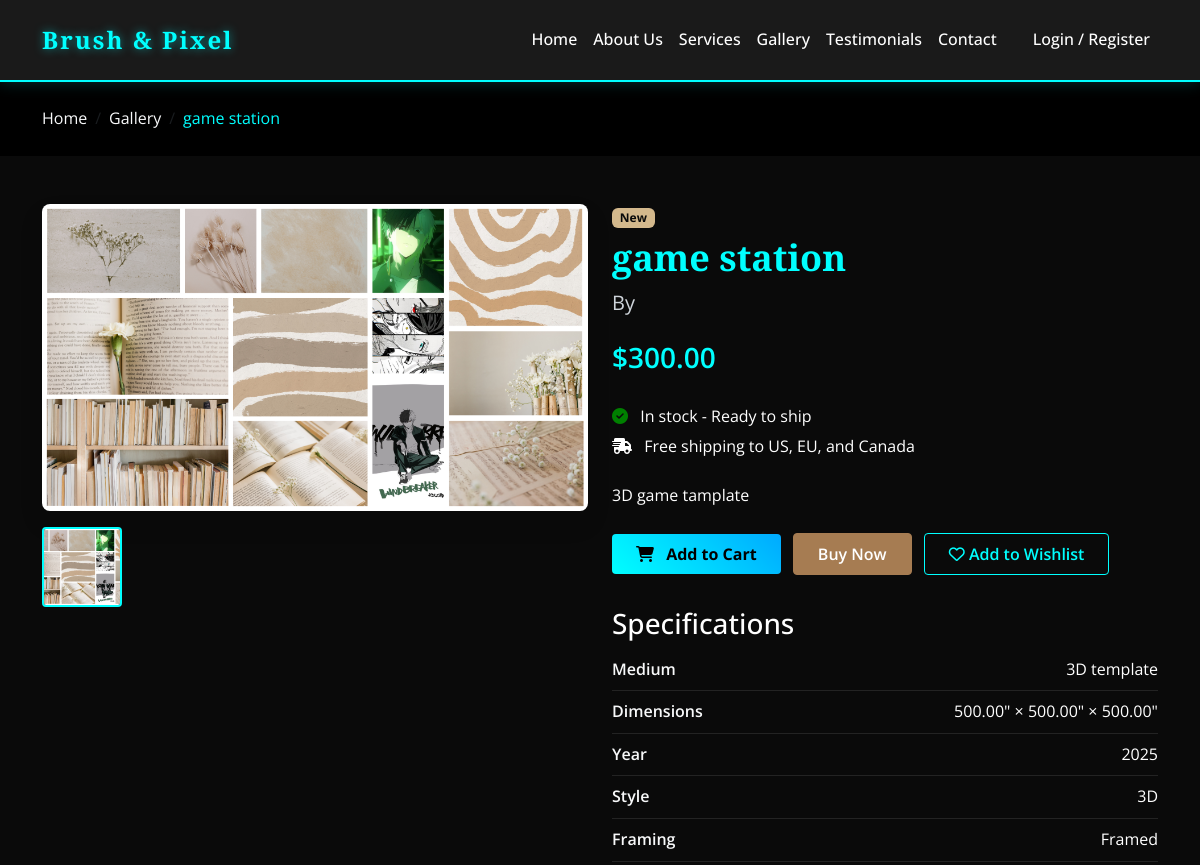
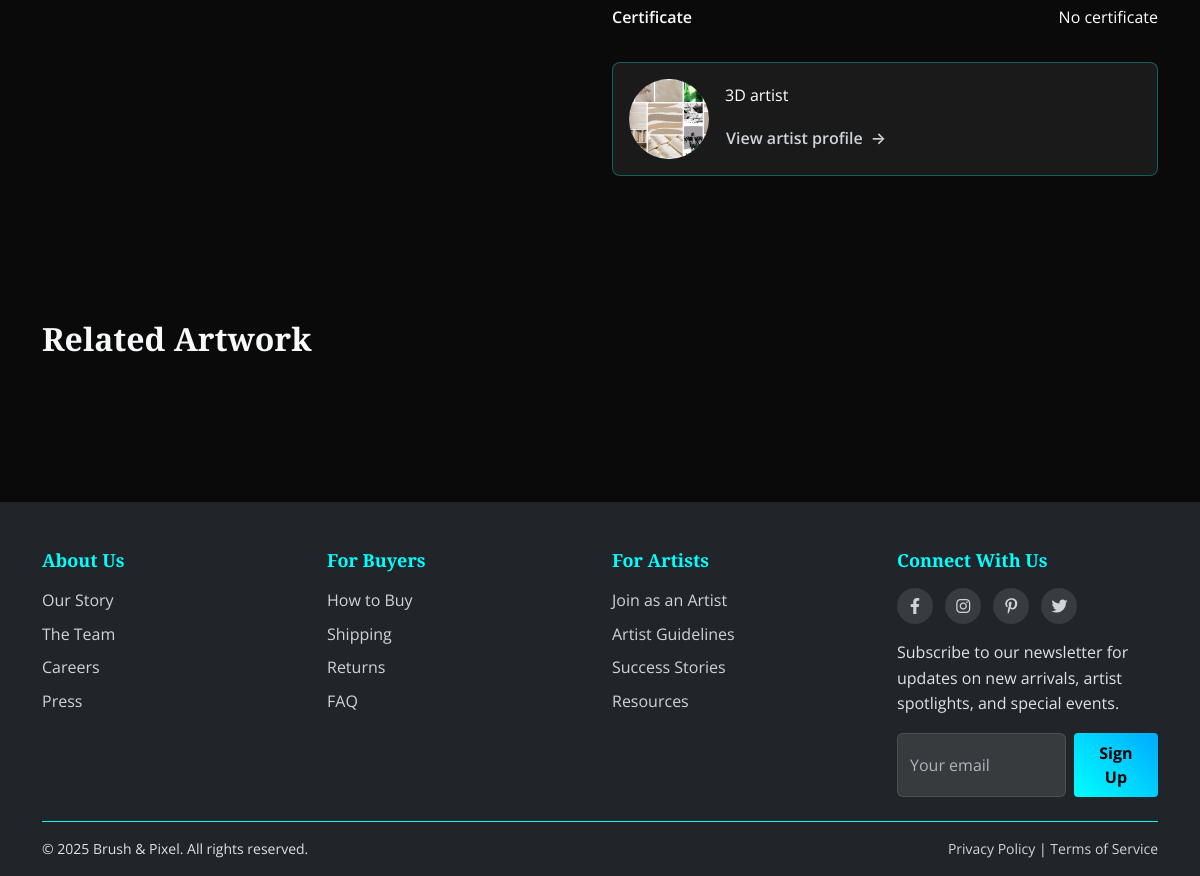
/listings/artwork/game-station/, run on an earlier commit of the app's database (2 pictures, top to bottom).
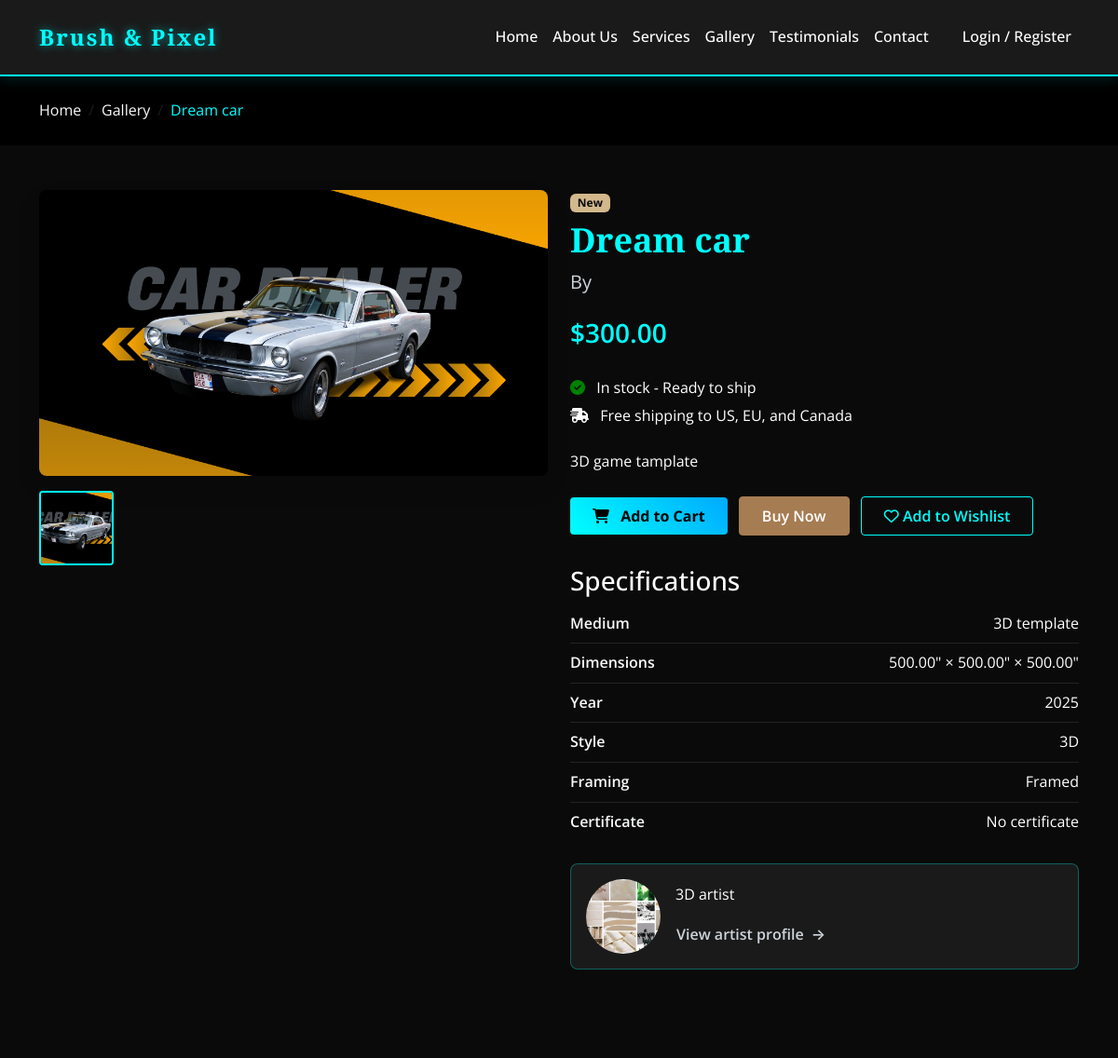
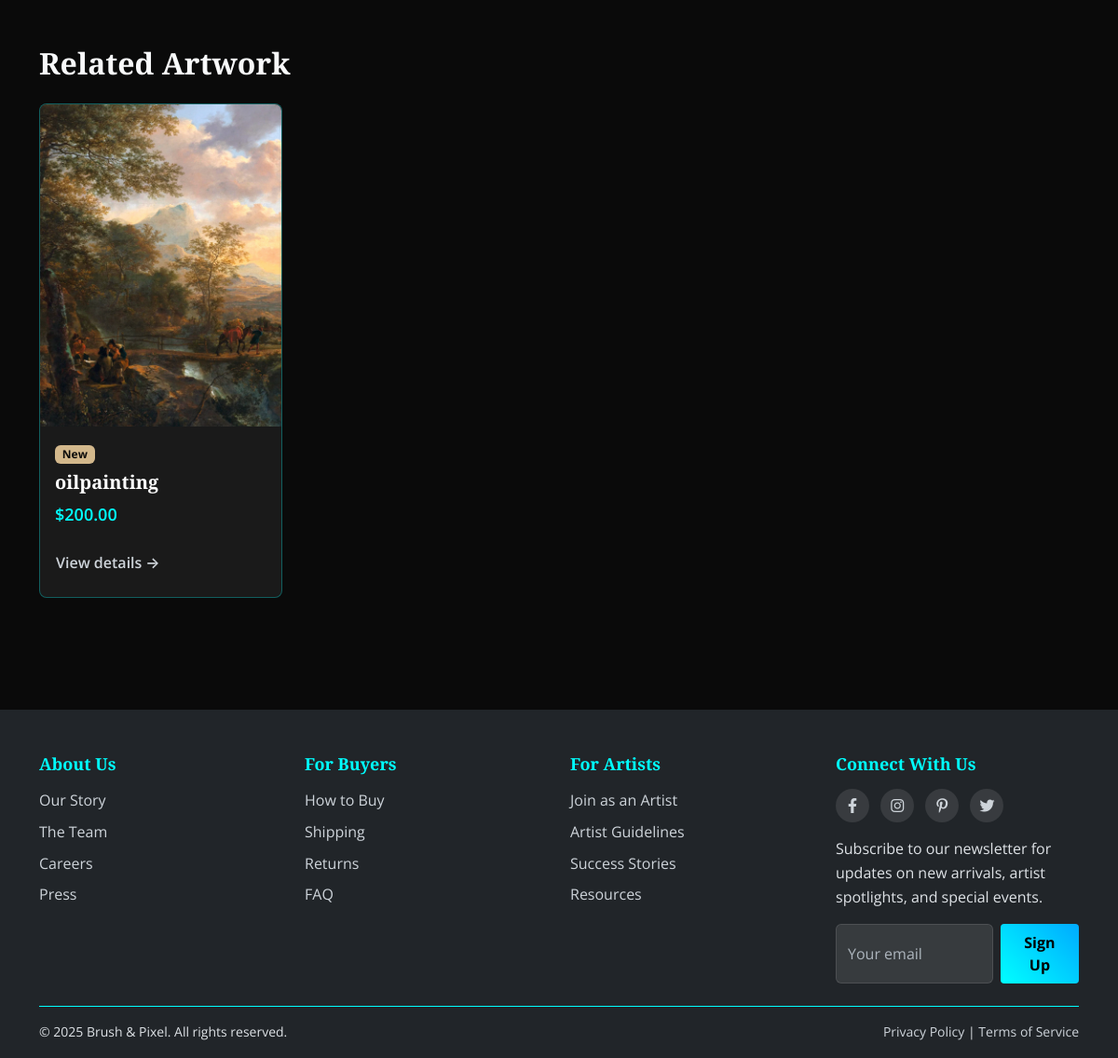
And on a later commit of the database (2 pictures, top to bottom).
### listings/models.py (models this page shows, shortened)
class Artwork(models.Model):
    MEDIUM_CHOICES = [
        ('3D', '3D template'),
        ('oil', 'Oil on Canvas'),
        ('acrylic', 'Acrylic'),
        ('watercolor', 'Watercolor'),
        ('digital', 'Digital Art'),
        ('photography', 'Photography'),
        ('mixed', 'Mixed Media'),
        ('sculpture', 'Sculpture'),
        ('other', 'Other'),
    ]
    STATUS_CHOICES = [
        ('available', 'Available'),
        ('sold', 'Sold'),
        ('reserved', 'Reserved'),
        ('on_display', 'On Display'),
    ]
    FRAMING_CHOICES = [
        ('unframed', 'Unframed'),
        ('framed', 'Framed'),
        ('gallery_wrapped', 'Gallery Wrapped'),
        ('matted', 'Matted'),
    ]
    title = models.CharField(max_length=255)
    slug = models.SlugField(max_length=255, unique=True, blank=True)
    artist = models.ForeignKey(ArtistProfile, on_delete=models.CASCADE, related_name='artworks')
    description = models.TextField()
    price = models.DecimalField(max_digits=10, decimal_places=2)
    medium = models.CharField(max_length=20, choices=MEDIUM_CHOICES, default='other')
    width = models.DecimalField(max_digits=6, decimal_places=2, help_text="Width in inches/cm")
    height = models.DecimalField(max_digits=6, decimal_places=2, help_text="Height in inches/cm")
    depth = models.DecimalField(max_digits=6, decimal_places=2, help_text="Depth in inches/cm", null=True, blank=True)
    year_created = models.IntegerField()
    style = models.CharField(max_length=100, blank=True)
    framing = models.CharField(max_length=20, choices=FRAMING_CHOICES, default='unframed')
    status = models.CharField(max_length=20, choices=STATUS_CHOICES, default='available')
    is_original = models.BooleanField(default=True)
    has_certificate = models.BooleanField(default=False)
    featured = models.BooleanField(default=False)
    date_added = models.DateTimeField(auto_now_add=True)
    is_new = models.BooleanField(default=True)
    views = models.IntegerField(default=0)
    is_trending = models.BooleanField(default=False)  # Add this line
    def save(self, *args, **kwargs):
        if not self.slug:
            self.slug = slugify(self.title)
        super().save(*args, **kwargs)
    @property
    def dimensions(self):
        if self.depth and self.depth > 0:
            return f"{self.width}\" × {self.height}\" × {self.depth}\""
        return f"{self.width}\" × {self.height}\""

class ArtworkImage(models.Model):
    artwork = models.ForeignKey(Artwork, on_delete=models.CASCADE, related_name='images')
    image = models.ImageField(upload_to='artwork_images/')
    is_primary = models.BooleanField(default=False)
    order = models.IntegerField(default=0)
    class Meta:
        ordering = ['order']

### accounts/models.py (models this page shows, shortened)
class ArtistProfile(models.Model):
    user = models.OneToOneField(User, on_delete=models.CASCADE, related_name='artist_profile')
    bio = models.TextField(blank=True)
    location = models.CharField(max_length=100, blank=True)
    profile_image = models.ImageField(upload_to='artist_profiles/', blank=True, null=True)
    featured = models.BooleanField(default=False)
    style = models.CharField(max_length=100, blank=True)
    joined_date = models.DateField(auto_now_add=True)
    website = models.URLField(blank=True)
    social_instagram = models.CharField(max_length=100, blank=True)
    social_facebook = models.CharField(max_length=100, blank=True)
    social_twitter = models.CharField(max_length=100, blank=True)

### listings/views.py (the view)
# urls.py: path('artwork/<slug:slug>/', views.artwork_detail, name='artwork_detail_slug'),
def artwork_detail(request, artwork_id=None, slug=None):
    if slug:
        artwork = get_object_or_404(Artwork, slug=slug)
    else:
        artwork = get_object_or_404(Artwork, pk=artwork_id)
    artwork.views += 1
    artwork.save()
    related_artworks = Artwork.objects.filter(
        Q(artist=artwork.artist) | Q(style=artwork.style)
    ).exclude(id=artwork.id)[:4]
    context = {
        'artwork': artwork,
        'related_artworks': related_artworks,
    }
    return render(request, 'listings/artwork_detail.html', context)

### templates/listings/artwork_detail.html (shortened to what this page needs)
{% extends 'base.html' %}
{% load static %}
{% block extra_css %}
    <link rel="stylesheet" href="{% static "css/artwork-detail.css" %}">
{% endblock %}
{% block content %}
    <section class="page-header">
        <div class="container">
            <nav aria-label="breadcrumb">
                <ol class="breadcrumb">
                    <li class="breadcrumb-item"><a href="{% url 'index' %}">Home</a></li>
                    <li class="breadcrumb-item"><a href="{% url 'gallery' %}">Gallery</a></li>
                    <li class="breadcrumb-item active" aria-current="page">
                        {{ artwork.title }}
                    </li>
                </ol>
            </nav>
        </div>
    </section>
    <section class="py-5">
        <div class="container">
            <div class="row">
                <div class="col-lg-6 mb-4 mb-lg-0">
                    <div class="artwork-image">
                        {% with artwork.images.first as primary_image %}
                            {% if primary_image %}
                                <img src="{{ primary_image.image.url }}" alt="{{ artwork.title }}" id="mainImage">
                            {% else %}
                                <img src="{% static 'img/placeholder.jpg' %}" alt="{{ artwork.title }}" id="mainImage">
                            {% endif %}
                        {% endwith %}
                    </div>
                    <div class="thumbnails">
                        {% for image in artwork.images.all %}
                            <div class="thumbnail {% if forloop.first %}active{% endif %}"
                                 onclick="changeImage('{{ image.image.url }}')">
                                <img src="{{ image.image.url }}" alt="Thumbnail {{ forloop.counter }}">
                            </div>
                        {% endfor %}
                    </div>
                </div>
                <div class="col-lg-6">
                    <div class="artwork-details">
                        {% if artwork.is_new %}
                            <span class="badge bg-accent mb-2">New</span>
                        {% endif %}
                        <h1>{{ artwork.title }}</h1>
                        <p class="artist-name">By {{ artwork.artist.user.get_full_name }}</p>
                        <p class="artwork-price">${{ artwork.price }}</p>
                        <div class="artwork-availability mb-4">
                            <p class="mb-1">
                                <i class="fas fa-check-circle me-2" style="color: green"></i>
                                {% if artwork.status == 'available' %}
                                    In stock - Ready to ship
                                {% else %}
                                    {{ artwork.get_status_display }}
                                {% endif %}
                            </p>
                            <p class="mb-0 text-sm">
                                <i class="fas fa-shipping-fast me-2"></i> Free shipping to US, EU, and Canada
                            </p>
                        </div>
                        <div class="artwork-description mb-4">
                            <p>{{ artwork.description }}</p>
                        </div>
                        <div class="cta-buttons mb-4">
                            {% if artwork.status == 'available' %}
                                <a href="{% url 'checkout_with_artwork' artwork.id %}" class="btn btn-primary">
                                    <i class="fas fa-shopping-cart me-2"></i> Add to Cart
                                </a>
                                <a href="{% url 'checkout_with_artwork' artwork.id %}" class="btn btn-secondary"> Buy Now </a>
                            {% endif %}
                            <button class="btn btn-outline-primary">
                                <i class="far fa-heart"></i> Add to Wishlist
                            </button>
                        </div>
                        <div class="specs-section">
                            <h3>Specifications</h3>
                            <ul class="specs-list">
                                <li>
                                    <span class="specs-label">Medium</span>
                                    <span>{{ artwork.get_medium_display }}</span>
                                </li>
                                <li>
                                    <span class="specs-label">Dimensions</span>
                                    <span>{{ artwork.dimensions }}</span>
                                </li>
                                <li>
                                    <span class="specs-label">Year</span>
                                    <span>{{ artwork.year_created }}</span>
                                </li>
                                <li>
                                    <span class="specs-label">Style</span>
                                    <span>{{ artwork.style }}</span>
                                </li>
                                <li>
                                    <span class="specs-label">Framing</span>
                                    <span>{{ artwork.get_framing_display }}</span>
                                </li>
                                <li>
                                    <span class="specs-label">Certificate</span>
                                    <span>
                                        {% if artwork.has_certificate %}
                                            Includes Certificate of Authenticity
                                        {% else %}
                                            No certificate
                                        {% endif %}
                                    </span>
                                </li>
                            </ul>
                        </div>
                        <div class="artist-card d-flex align-items-start">
                            {% if artwork.artist.profile_image %}
                                <img src="{{ artwork.artist.profile_image.url }}"
                                     alt="{{ artwork.artist.user.get_full_name }}"
                                     class="artist-img">
                            {% else %}
                                <img src="{% static 'img/artist-placeholder.jpg' %}"
                                     alt="{{ artwork.artist.user.get_full_name }}"
                                     class="artist-img">
                            {% endif %}
                            <div>
                                <p class="mb-2">
                                    {{ artwork.artist.bio|truncatewords:30 }}
                                </p>
                                <a href="{% url 'dashboard' %}" class="btn btn-link">
                                    View artist profile
                                </a>
                            </div>
                        </div>
                    </div>
                </div>
            </div>
        </div>
    </section>
    <section class="py-5">
        <div class="container">
            <h2 class="related-title">Related Artwork</h2>
            <div class="related-artwork">
                {% for related in related_artworks %}
                    <div class="artwork-card">
                        <a href="{% url 'artwork_detail_slug' related.slug %}">
                            {% with related.images.first as primary_image %}
                                {% if primary_image %}
                                    <img src="{{ primary_image.image.url }}" class="card-img-top" alt="{{ related.title }}">
                                {% else %}
                                    <img src="{% static 'img/placeholder.jpg' %}" class="card-img-top" alt="{{ related.title }}">
                                {% endif %}
                            {% endwith %}
                        </a>
                        <div class="card-body">
                            {% if related.is_new %}
                                <span class="badge bg-accent mb-2">New</span>
                            {% endif %}
                            <h4 class="card-title">{{ related.title }}</h4>
                            <p class="price">${{ related.price }}</p>
                            <a href="{% url 'artwork_detail_slug' related.slug %}" class="btn btn-link">View details</a>
                        </div>
                    </div>
                {% endfor %}
            </div>
        </div>
    </section>
{% endblock %}

What changed in the data, as far as the page shows it:
changed Artwork "3D game tamplate": title "game station" → "Dream car"
changed ArtworkImage: image: a different picture
added Artwork: images.first.image (picture), is_new "New", title "oilpainting", price "200.00"
